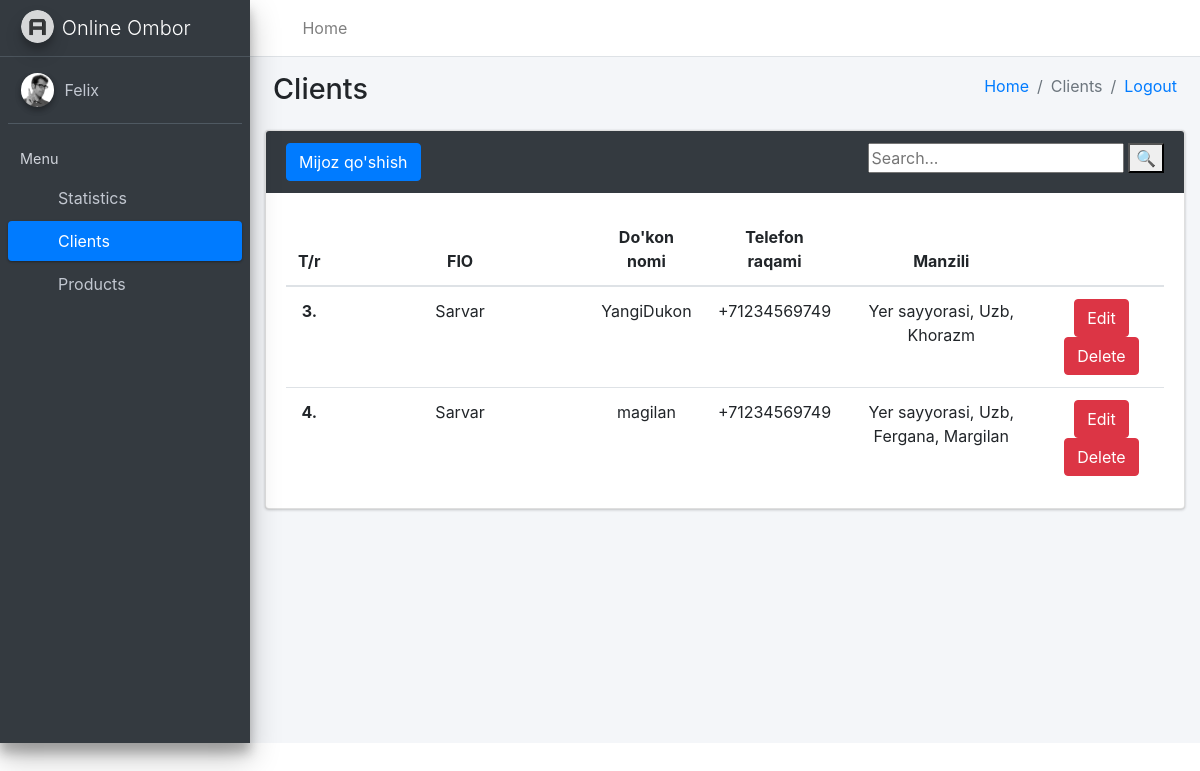
Screenshot of /asosiy/clientlar/ (signed in) with the database file from the repository.
### asosiy/models.py (models this page shows, shortened)
class Client(models.Model):
    ism = models.CharField(max_length=30)
    nom = models.CharField(max_length=30)
    manzil = models.CharField(max_length=50)
    tel = models.CharField(max_length=20)
    qarz = models.CharField(max_length=20)
    ombor = models.ForeignKey(Ombor, on_delete=models.CASCADE)

### asosiy/views.py (the view)
# urls.py: path('clientlar/', ClientsView.as_view()),
class ClientsView(View):
    def get(self, request):
        ombor1 = Ombor.objects.get(user=request.user)
        soz = request.GET.get('soz')
        if soz is None or soz == "":
            st = Client.objects.filter(ombor=ombor1)
        else:
            st = Client.objects.filter(Q(ombor=ombor1), Q(ism__contains=soz) | Q(nom__contains=soz) | Q(manzil__contains=soz) | Q(tel__contains=soz))
        data = {'clientlar': st}
        return render(request, 'clients.html', data)

### templates/clients.html (shortened to what this page needs)
<!DOCTYPE html>
<html lang="en">
<head>
  {% load static %}
  <link rel="stylesheet" href="{% static 'plugins/fontawesome-free/css/all.min.css' %}">
  <link rel="stylesheet" href="https://code.ionicframework.com/ionicons/2.0.1/css/ionicons.min.css">
  <link rel="stylesheet" href="{% static 'dist/css/adminlte.min.css' %}">
  <link rel="stylesheet" href="https://maxcdn.bootstrapcdn.com/bootstrap/4.5.2/css/bootstrap.min.css">
</head>
<body class="hold-transition sidebar-mini">
<div class="wrapper">
  <nav class="main-header navbar navbar-expand navbar-white navbar-light">
    <ul class="navbar-nav">
      <li class="nav-item">
        <a class="nav-link" data-widget="pushmenu" href="#" role="button"><i class="fas fa-bars"></i></a>
      </li>
      <li class="nav-item d-none d-sm-inline-block">
        <a href="#" class="nav-link">Home</a>
      </li>
    </ul>
  </nav>
  <aside class="main-sidebar sidebar-dark-primary elevation-4">
    <a href="../index.html" class="brand-link">
      <img src="{% static './dist/img/AdminLTELogo.png' %}" alt="AdminLTE Logo" class="brand-image img-circle elevation-3" style="opacity: .8">
      <span class="brand-text font-weight-light">Online Ombor</span>
    </a>
    <div class="sidebar">
      <div class="user-panel mt-3 pb-3 mb-3 d-flex">
        <div class="image">
          <img src="{% static './dist/img/user2-160x160.jpg' %}" class="img-circle elevation-2" alt="User Image">
        </div>
        <div class="info">
          <a href="/bolim/" class="d-block">Felix</a>
        </div>
      </div>
      <nav class="mt-2">
        <ul class="nav nav-pills nav-sidebar flex-column" data-widget="treeview" role="menu" data-accordion="false">
          <li class="nav-header">Menu</li>
          <li class="nav-item">
            <a href="/stats/" class="nav-link">
              <i class="nav-icon far fa-circle text-warning"></i>
              <p>Statistics</p>
            </a>
          </li>
          <li class="nav-item">
            <a href="/asosiy/clients/" class="nav-link active">
              <i class="nav-icon far fa-circle text-danger"></i>
              <p class="text">Clients</p>
            </a>
          </li>
          <li class="nav-item">
            <a href="/asosiy/mahsulotlar/" class="nav-link">
              <i class="nav-icon far fa-circle text-info"></i>
              <p>Products</p>
            </a>
          </li>
        </ul>
      </nav>
    </div>
  </aside>
  <div class="content-wrapper">
    <div class="content-header">
      <div class="container-fluid">
        <div class="row mb-2">
          <div class="col-sm-6">
            <h1 class="m-0">Clients</h1>
          </div>
          <div class="col-sm-6">
            <ol class="breadcrumb float-sm-right">
             <li class="breadcrumb-item"><a href="#">Home</a></li>
              <li class="breadcrumb-item active">Clients</li>
              <li class="breadcrumb-item"><a href="/logout/">Logout</a></li>
            </ol>
          </div>
        </div>
      </div>
    </div>
    <div class="col-md-12">
        <div class="card card-dark">
            <div class="card-header border-0">
                <div class="d-flex justify-content-between">
                    <button type="submit" class="btn btn-primary" data-toggle="modal" data-target="#myModal">Mijoz qo'shish</button>
                    <form method="get">
                    <input type="text" name="soz" placeholder="Search..." >
                    <button type="submit">🔍</button>
                  </form>
                  </div>
            </div>
            <div class="card-body">
                <table class="table" style="text-align: center;">
                    <thead>
                        <tr>
                            <th scope="col" style="width: 15px">T/r</th>
                            <th scope="col" style="width: 255px; text-align: center;">FIO</th>
                            <th scope="col" style="text-align: center;">Do'kon nomi</th>
                            <th scope="col" style="text-align: center;">Telefon raqami</th>
                            <th scope="col" style="text-align: center;">Manzili</th>
                            <th scope="col" style="text-align: center;"></th>
                        </tr>
                    </thead>
                    <tbody>
                        <tr>
                        {% for i in clientlar %}
                            <th scope="row">{{i.id}}.</th>
                            <td>{{i.ism}}</td>
                            <td>{{i.nom}}</td>
                            <td>{{i.tel}}</td>
                            <td>{{i.manzil}}</td>
                            <td><a href="/asosiy/client_edit/{{i.id}}/"><button type="submit" class="btn btn-danger" data-toggle="modal">Edit</button></a>
                            <a href="/asosiy/client_delete/{{i.id}}/"><button type="submit" class="btn btn-danger" data-toggle="modal">Delete</button></a></td>
                          </tr>{% endfor %}
                    </tbody>
                </table>
            </div>
        </div>
    </div>
</body>
</html>

### rows the page displays
Client: id "3", ism "Sarvar", nom "YangiDukon", tel "+71234569749", manzil "Yer sayyorasi, Uzb, Khorazm"
Client: id "4", ism "Sarvar", nom "magilan", tel "+71234569749", manzil "Yer sayyorasi, Uzb, Fergana, Margilan"
